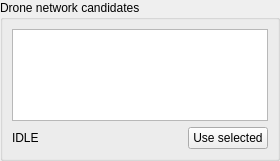
        <widget class="QGroupBox" name="widget28">
          <property name="minimumSize">
            <size>
              <width>0</width>
              <height>0</height>
            </size>
          </property>
          <property name="maximumSize">
            <size>
              <width>16777215</width>
              <height>16777215</height>
            </size>
          </property>
          <property name="title">
            <string>Drone network candidates</string>
          </property>
          <layout class="QVBoxLayout" name="layout29" stretch="0,0">
            <property name="leftMargin">
              <number>9</number>
            </property>
            <property name="topMargin">
              <number>9</number>
            </property>
            <property name="rightMargin">
              <number>9</number>
            </property>
            <property name="bottomMargin">
              <number>9</number>
            </property>
            <property name="spacing">
              <number>6</number>
            </property>
            <item>
              <widget class="QTableView" name="network_candidate_table">
                <property name="minimumSize">
                  <size>
                    <width>0</width>
                    <height>92</height>
                  </size>
                </property>
                <property name="maximumSize">
                  <size>
                    <width>16777215</width>
                    <height>92</height>
                  </size>
                </property>
                <property name="editTriggers">
                  <set>QAbstractItemView::NoEditTriggers</set>
                </property>
                <property name="selectionBehavior">
                  <enum>QAbstractItemView::SelectRows</enum>
                </property>
                <property name="selectionMode">
                  <enum>QAbstractItemView::SingleSelection</enum>
                </property>
                <attribute name="verticalHeaderVisible">
                  <bool>false</bool>
                </attribute>
                <attribute name="horizontalHeaderStretchLastSection">
                  <bool>true</bool>
                </attribute>
              </widget>
            </item>
            <item>
              <layout class="QHBoxLayout" name="layout31" stretch="1,0">
                <property name="leftMargin">
                  <number>0</number>
                </property>
                <property name="topMargin">
                  <number>0</number>
                </property>
                <property name="rightMargin">
                  <number>0</number>
                </property>
                <property name="bottomMargin">
                  <number>0</number>
                </property>
                <property name="spacing">
                  <number>6</number>
                </property>
                <item>
                  <widget class="QLabel" name="network_discovery_status">
                    <property name="minimumSize">
                      <size>
                        <width>0</width>
                        <height>0</height>
                      </size>
                    </property>
                    <property name="maximumSize">
                      <size>
                        <width>16777215</width>
                        <height>16777215</height>
                      </size>
                    </property>
                    <property name="text">
                      <string>IDLE</string>
                    </property>
                    <property name="wordWrap">
                      <bool>false</bool>
                    </property>
                    <property name="alignment">
                      <set>Qt::AlignLeft|Qt::AlignVCenter</set>
                    </property>
                    <property name="textInteractionFlags">
                      <set>Qt::TextSelectableByMouse</set>
                    </property>
                    <property name="legacyObjectName" stdset="0">
                      <string>statusStrip</string>
                    </property>
                  </widget>
                </item>
                <item>
                  <widget class="QPushButton" name="operation_buttons_telemetry_use_network_candidate">
                    <property name="minimumSize">
                      <size>
                        <width>0</width>
                        <height>0</height>
                      </size>
                    </property>
                    <property name="maximumSize">
                      <size>
                        <width>16777215</width>
                        <height>16777215</height>
                      </size>
                    </property>
                    <property name="text">
                      <string>Use selected</string>
                    </property>
                    <property name="commandId" stdset="0">
                      <string>telemetry.use_network_candidate</string>
                    </property>
                  </widget>
                </item>
              </layout>
            </item>
          </layout>
        </widget>
